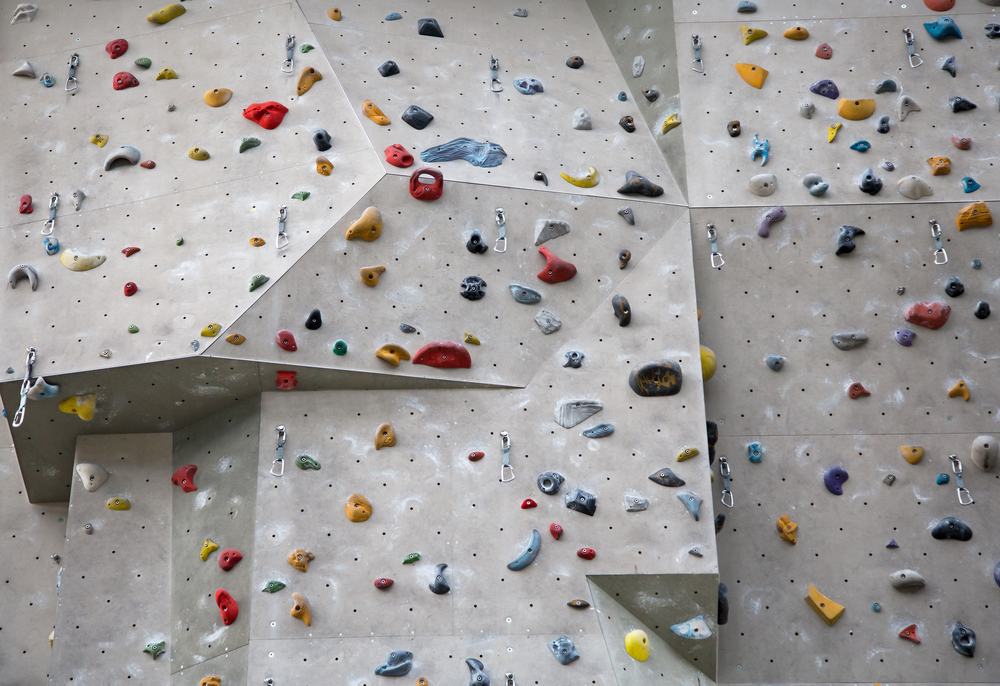
#> input picture data_set/sample/rc_sample.jpg, 1000 x 686 px
$ python -i cv2_v2.py   (imports and definitions only)
#> lines starting #> are read from the running program, lines starting #| are printed output that depends on the picture; after the words box and inside, x2 and y2 are one past the last pixel; in counts of white or black regions, pixels touching at a corner belong together
#> further down, picture is the input picture: shape (686, 1000, 3); mean B, G, R 155.1, 156.1, 158.9
import numpy as np
import cv2
import skimage.exposure
import matplotlib.pyplot as plt
import pandas as pd
from sklearn.cluster import k_means
import time


# [34 lines left out: functions load_image, mask_image, not called in this run]

def bgremove1(myimage):

    # Blur to image to reduce noise
    myimage = cv2.GaussianBlur(myimage,(5,5), 0)

    # We bin the pixels. Result will be a value 1..5
    bins=np.array([0,51,102,153,204,255])
    myimage[:,:,:] = np.digitize(myimage[:,:,:],bins,right=True)*51
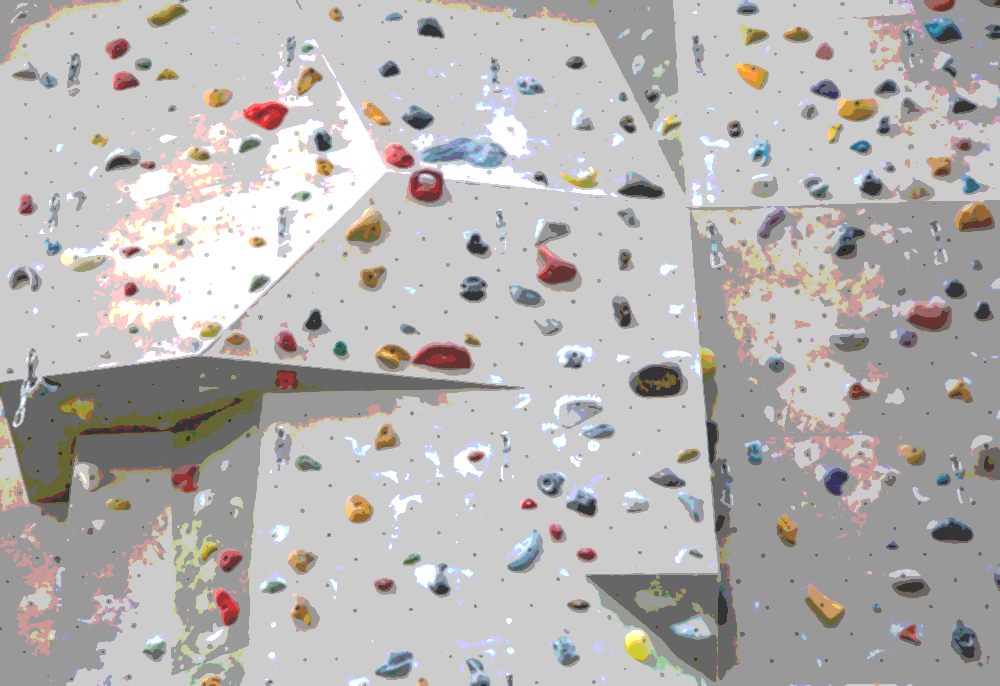
#> myimage: shape (686, 1000, 3); mean of channels 0, 1, 2 178.1, 179.4, 182.4; drawn as B, G, R

    # Create single channel greyscale for thresholding
    myimage_grey = cv2.cvtColor(myimage, cv2.COLOR_BGR2GRAY)
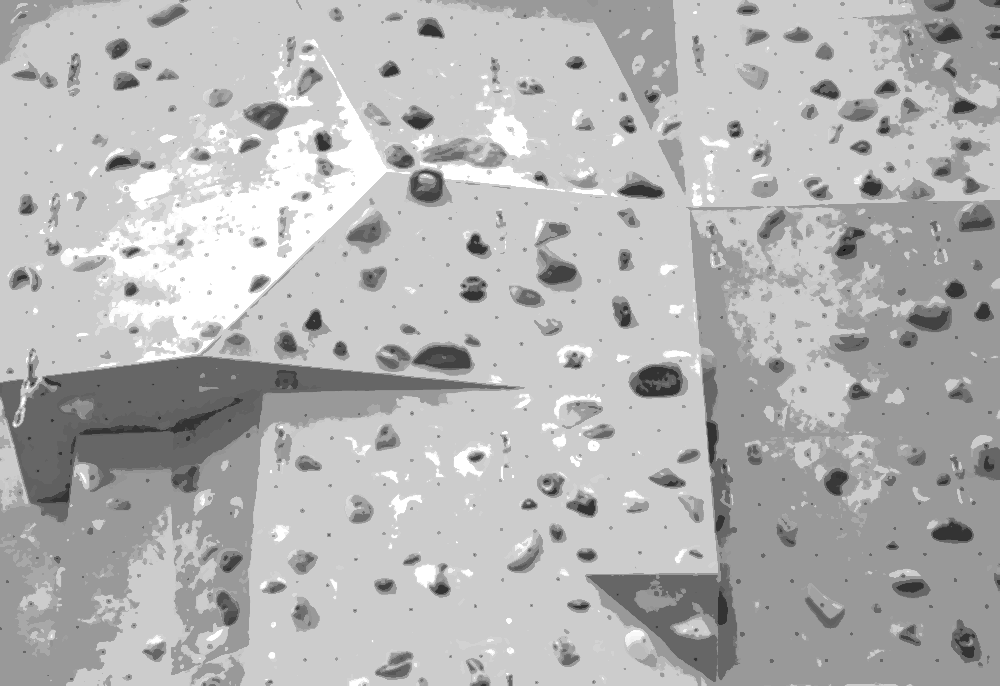
#> myimage_grey: shape (686, 1000); min 6, max 255, mean 180.1

    # Perform Otsu thresholding and extract the background.
    # We use Binary Threshold as we want to create an all white background
    ret,background = cv2.threshold(myimage_grey,0,255,cv2.THRESH_BINARY+cv2.THRESH_OTSU)
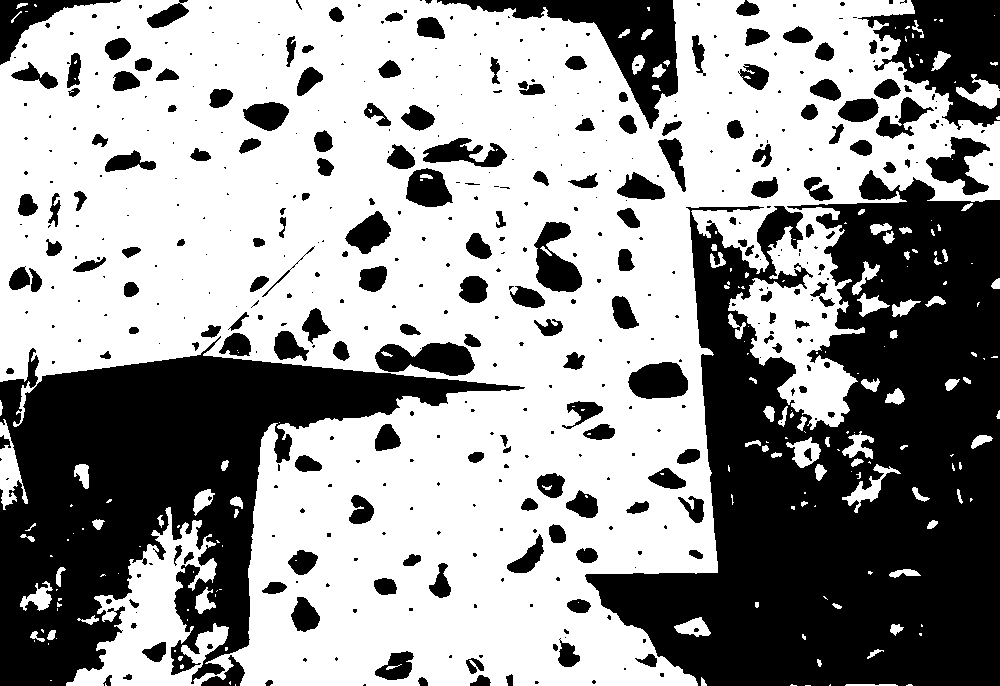
#> background: shape (686, 1000); 59.7% white; 494 black regions (311 under 20 px), largest, box (x1, y1, x2, y2) and area: (585, 170, 1000, 686) 128744, (0, 336, 525, 686) 74047, (858, 0, 1000, 130) 9879
#> ret = 172

    # Convert black and white back into 3 channel greyscale
    background = cv2.cvtColor(background, cv2.COLOR_GRAY2BGR)

    # Perform Otsu thresholding and extract the foreground.
    # We use TOZERO_INV as we want to keep some details of the foregorund
    ret,foreground = cv2.threshold(myimage_grey,0,255,cv2.THRESH_TOZERO_INV+cv2.THRESH_OTSU)  #Currently foreground is only a mask
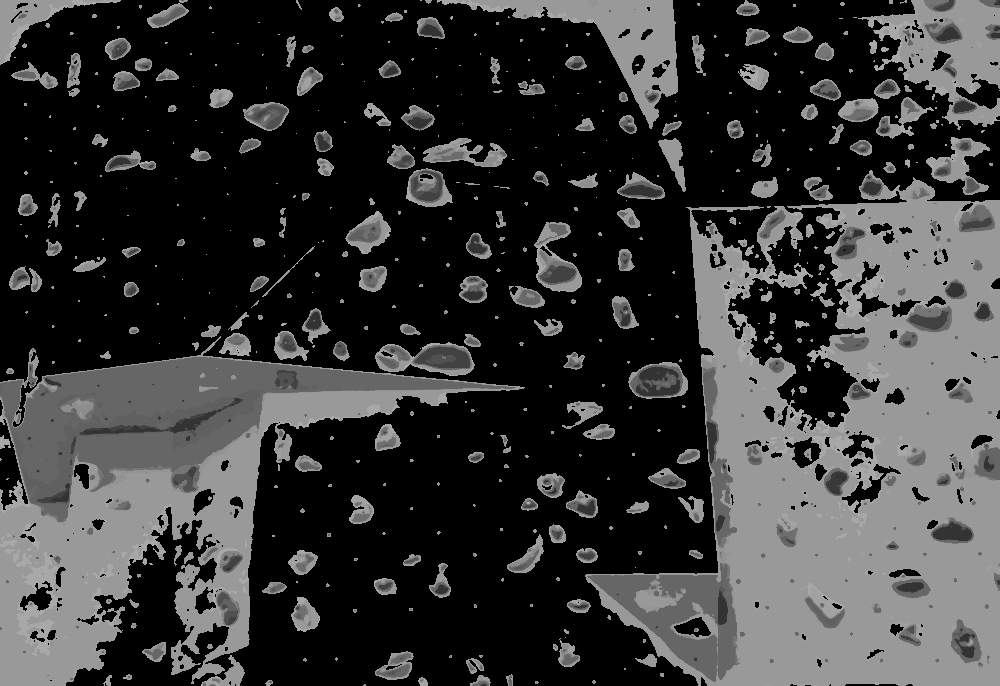
#> foreground: shape (686, 1000); min 0, max 172, mean 55.8
    foreground = cv2.bitwise_and(myimage,myimage, mask=foreground)  # Update foreground with bitwise_and to extract real foreground
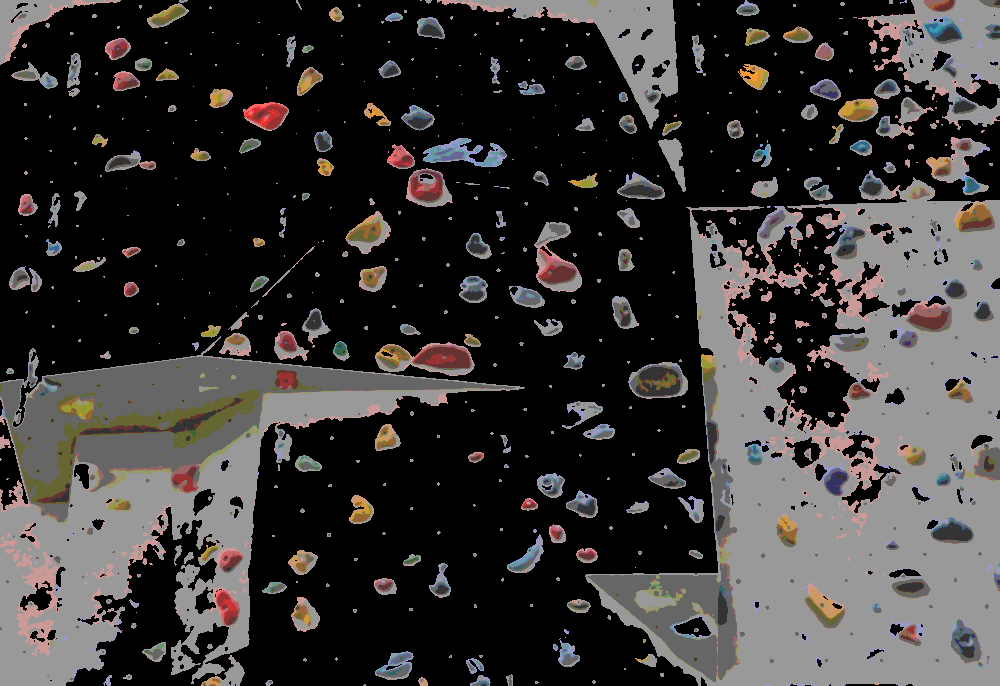
#> foreground: shape (686, 1000, 3); mean of channels 0, 1, 2 54.2, 55.1, 57.8; drawn as B, G, R

    # Combine the background and foreground to obtain our final image
    finalimage = background+foreground
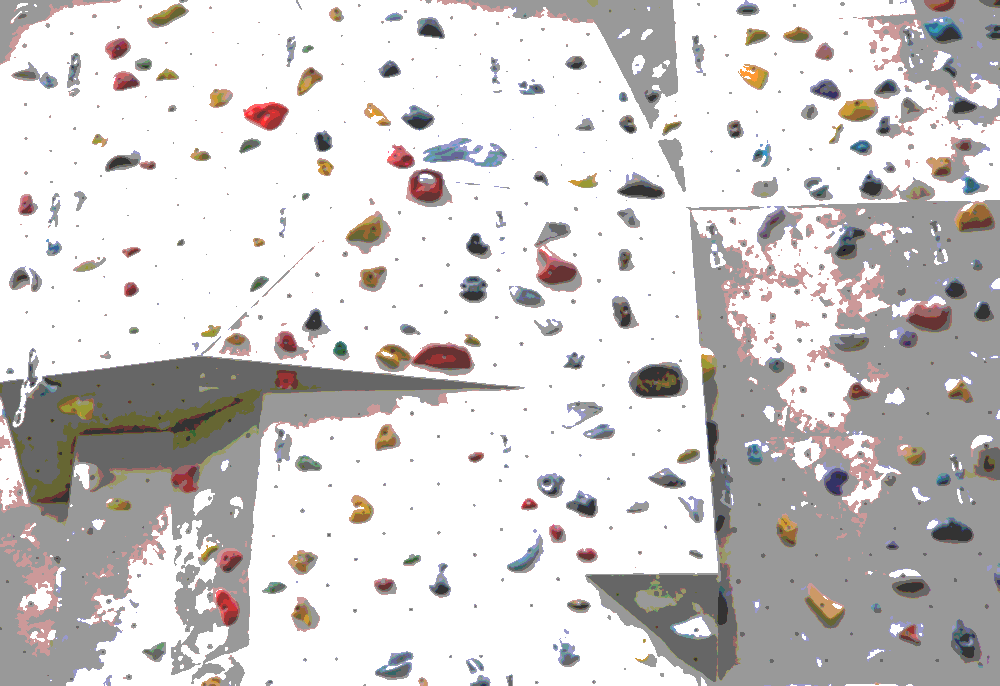
#> finalimage: shape (686, 1000, 3); mean B, G, R 206.4, 207.2, 209.9

    return finalimage

# [49 lines left out: functions bgremove2, bgremove3, moment_display, not called in this run]

def empty(a):
    pass

# [280 lines left out: functions assisted_masking, color_schema, trace_pathx, simple_plot, find_centroids, find_holds, not called in this run]

>>> import cv2
>>> picture = cv2.imread('data_set/sample/rc_sample.jpg')
>>> result = bgremove1(picture)
